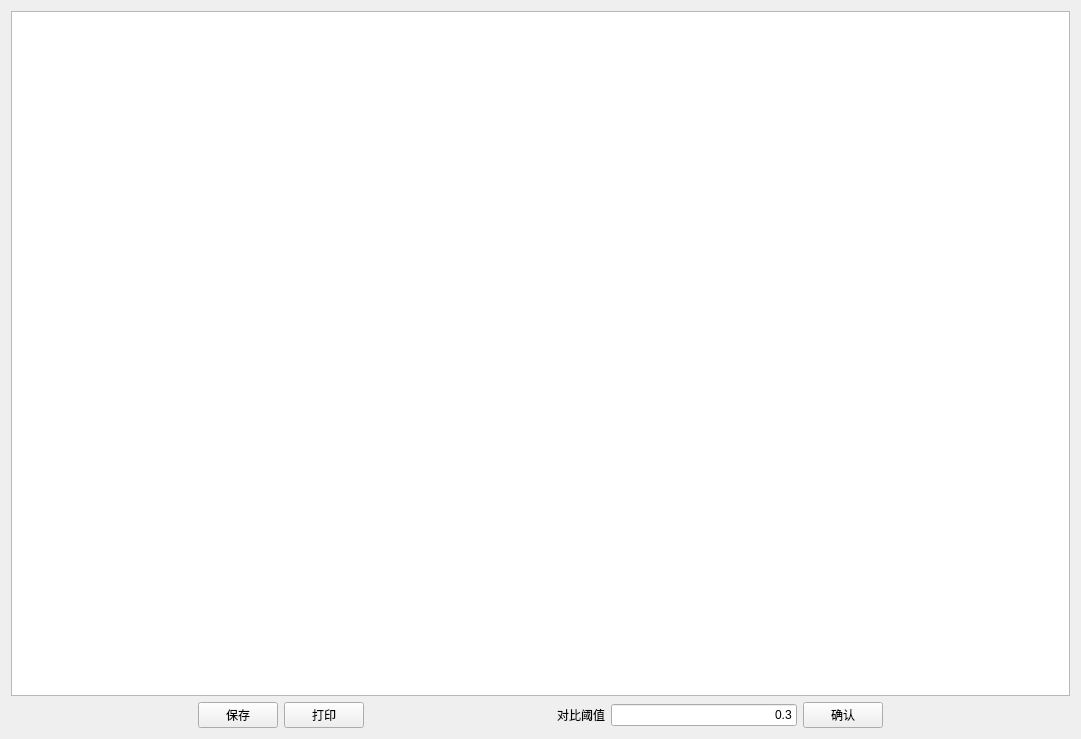
<?xml version="1.0" encoding="UTF-8"?>
<ui version="4.0">
 <class>DatacompareWindow</class>
 <widget class="QWidget" name="DatacompareWindow">
  <property name="geometry">
   <rect>
    <x>0</x>
    <y>0</y>
    <width>1081</width>
    <height>739</height>
   </rect>
  </property>
  <property name="windowTitle">
   <string>Form</string>
  </property>
  <layout class="QVBoxLayout" name="verticalLayout">
   <item>
    <widget class="QTableView" name="compareView"/>
   </item>
   <item>
    <layout class="QHBoxLayout" name="horizontalLayout">
     <item>
      <spacer name="horizontalSpacer">
       <property name="orientation">
        <enum>Qt::Horizontal</enum>
       </property>
       <property name="sizeHint" stdset="0">
        <size>
         <width>40</width>
         <height>20</height>
        </size>
       </property>
      </spacer>
     </item>
     <item>
      <widget class="QPushButton" name="saveBtn">
       <property name="text">
        <string>保存</string>
       </property>
      </widget>
     </item>
     <item>
      <widget class="QPushButton" name="printBtn">
       <property name="text">
        <string>打印</string>
       </property>
      </widget>
     </item>
     <item>
      <spacer name="horizontalSpacer_3">
       <property name="orientation">
        <enum>Qt::Horizontal</enum>
       </property>
       <property name="sizeHint" stdset="0">
        <size>
         <width>40</width>
         <height>20</height>
        </size>
       </property>
      </spacer>
     </item>
     <item>
      <widget class="QLabel" name="label">
       <property name="text">
        <string>对比阈值</string>
       </property>
      </widget>
     </item>
     <item>
      <widget class="QLineEdit" name="threshold">
       <property name="layoutDirection">
        <enum>Qt::LeftToRight</enum>
       </property>
       <property name="text">
        <string>0.3</string>
       </property>
       <property name="alignment">
        <set>Qt::AlignRight|Qt::AlignTrailing|Qt::AlignVCenter</set>
       </property>
      </widget>
     </item>
     <item>
      <widget class="QPushButton" name="setThresholdBtn">
       <property name="text">
        <string>确认</string>
       </property>
      </widget>
     </item>
     <item>
      <spacer name="horizontalSpacer_2">
       <property name="orientation">
        <enum>Qt::Horizontal</enum>
       </property>
       <property name="sizeHint" stdset="0">
        <size>
         <width>40</width>
         <height>20</height>
        </size>
       </property>
      </spacer>
     </item>
    </layout>
   </item>
  </layout>
 </widget>
 <resources/>
 <connections/>
</ui>
